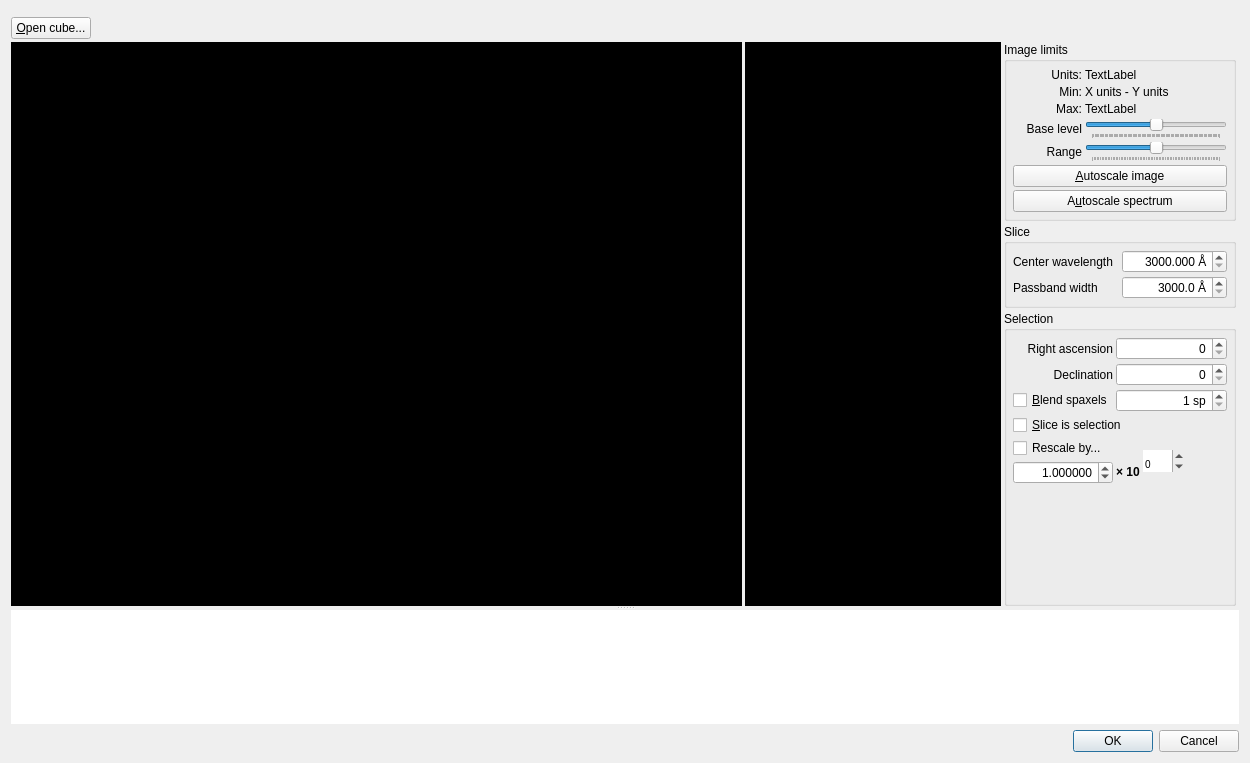
<?xml version="1.0" encoding="UTF-8"?>
<ui version="4.0">
 <class>CubeChooserDialog</class>
 <widget class="QDialog" name="CubeChooserDialog">
  <property name="windowModality">
   <enum>Qt::ApplicationModal</enum>
  </property>
  <property name="geometry">
   <rect>
    <x>0</x>
    <y>0</y>
    <width>1250</width>
    <height>763</height>
   </rect>
  </property>
  <property name="windowTitle">
   <string>Cube spectrum chooser</string>
  </property>
  <layout class="QGridLayout" name="gridLayout_3">
   <item row="2" column="1">
    <widget class="QDialogButtonBox" name="buttonBox">
     <property name="orientation">
      <enum>Qt::Horizontal</enum>
     </property>
     <property name="standardButtons">
      <set>QDialogButtonBox::Cancel|QDialogButtonBox::Ok</set>
     </property>
    </widget>
   </item>
   <item row="0" column="0">
    <widget class="QFrame" name="frame">
     <property name="sizePolicy">
      <sizepolicy hsizetype="Preferred" vsizetype="Fixed">
       <horstretch>0</horstretch>
       <verstretch>0</verstretch>
      </sizepolicy>
     </property>
     <property name="frameShape">
      <enum>QFrame::NoFrame</enum>
     </property>
     <property name="frameShadow">
      <enum>QFrame::Raised</enum>
     </property>
     <layout class="QGridLayout" name="gridLayout_5">
      <property name="leftMargin">
       <number>0</number>
      </property>
      <property name="topMargin">
       <number>0</number>
      </property>
      <property name="rightMargin">
       <number>0</number>
      </property>
      <property name="bottomMargin">
       <number>0</number>
      </property>
     </layout>
    </widget>
   </item>
   <item row="1" column="0" colspan="2">
    <widget class="QSplitter" name="splitter">
     <property name="orientation">
      <enum>Qt::Vertical</enum>
     </property>
     <widget class="QWidget" name="widget" native="true">
      <property name="sizePolicy">
       <sizepolicy hsizetype="Expanding" vsizetype="Preferred">
        <horstretch>0</horstretch>
        <verstretch>0</verstretch>
       </sizepolicy>
      </property>
      <property name="minimumSize">
       <size>
        <width>0</width>
        <height>0</height>
       </size>
      </property>
      <layout class="QGridLayout" name="gridLayout_2">
       <property name="leftMargin">
        <number>0</number>
       </property>
       <property name="topMargin">
        <number>0</number>
       </property>
       <property name="rightMargin">
        <number>0</number>
       </property>
       <property name="bottomMargin">
        <number>0</number>
       </property>
       <property name="spacing">
        <number>3</number>
       </property>
       <item row="3" column="3">
        <widget class="QGroupBox" name="groupBox_2">
         <property name="sizePolicy">
          <sizepolicy hsizetype="Fixed" vsizetype="Preferred">
           <horstretch>0</horstretch>
           <verstretch>0</verstretch>
          </sizepolicy>
         </property>
         <property name="title">
          <string>Selection</string>
         </property>
         <layout class="QGridLayout" name="gridLayout_8">
          <property name="leftMargin">
           <number>6</number>
          </property>
          <property name="topMargin">
           <number>6</number>
          </property>
          <property name="rightMargin">
           <number>6</number>
          </property>
          <property name="bottomMargin">
           <number>6</number>
          </property>
          <property name="spacing">
           <number>3</number>
          </property>
          <item row="0" column="1" colspan="3">
           <widget class="QStackedWidget" name="xStackedWidget">
            <property name="sizePolicy">
             <sizepolicy hsizetype="Preferred" vsizetype="Fixed">
              <horstretch>0</horstretch>
              <verstretch>0</verstretch>
             </sizepolicy>
            </property>
            <property name="currentIndex">
             <number>0</number>
            </property>
            <widget class="QWidget" name="page">
             <layout class="QGridLayout" name="gridLayout_9">
              <property name="leftMargin">
               <number>0</number>
              </property>
              <property name="topMargin">
               <number>0</number>
              </property>
              <property name="rightMargin">
               <number>0</number>
              </property>
              <property name="bottomMargin">
               <number>0</number>
              </property>
              <property name="spacing">
               <number>0</number>
              </property>
              <item row="0" column="0">
               <widget class="QSpinBox" name="xSpaxSpinBox">
                <property name="alignment">
                 <set>Qt::AlignRight|Qt::AlignTrailing|Qt::AlignVCenter</set>
                </property>
               </widget>
              </item>
             </layout>
            </widget>
            <widget class="QWidget" name="page_2"/>
           </widget>
          </item>
          <item row="5" column="1">
           <widget class="QLabel" name="reScale10Label">
            <property name="text">
             <string>&lt;b&gt; × 10&lt;/b&gt;</string>
            </property>
           </widget>
          </item>
          <item row="0" column="0">
           <widget class="QLabel" name="xLabel">
            <property name="text">
             <string>Right ascension</string>
            </property>
            <property name="alignment">
             <set>Qt::AlignRight|Qt::AlignTrailing|Qt::AlignVCenter</set>
            </property>
           </widget>
          </item>
          <item row="1" column="0">
           <widget class="QLabel" name="yLabel">
            <property name="text">
             <string>Declination</string>
            </property>
            <property name="alignment">
             <set>Qt::AlignRight|Qt::AlignTrailing|Qt::AlignVCenter</set>
            </property>
           </widget>
          </item>
          <item row="1" column="1" colspan="3">
           <widget class="QStackedWidget" name="yStackedWidget">
            <property name="sizePolicy">
             <sizepolicy hsizetype="Preferred" vsizetype="Fixed">
              <horstretch>0</horstretch>
              <verstretch>0</verstretch>
             </sizepolicy>
            </property>
            <property name="currentIndex">
             <number>0</number>
            </property>
            <widget class="QWidget" name="page_3">
             <layout class="QGridLayout" name="gridLayout_10">
              <property name="leftMargin">
               <number>0</number>
              </property>
              <property name="topMargin">
               <number>0</number>
              </property>
              <property name="rightMargin">
               <number>0</number>
              </property>
              <property name="bottomMargin">
               <number>0</number>
              </property>
              <property name="spacing">
               <number>0</number>
              </property>
              <item row="0" column="0">
               <widget class="QSpinBox" name="ySpaxSpinBox">
                <property name="alignment">
                 <set>Qt::AlignRight|Qt::AlignTrailing|Qt::AlignVCenter</set>
                </property>
               </widget>
              </item>
             </layout>
            </widget>
            <widget class="QWidget" name="page_4"/>
           </widget>
          </item>
          <item row="2" column="1" colspan="3">
           <widget class="QSpinBox" name="blendRadiusSpin">
            <property name="alignment">
             <set>Qt::AlignRight|Qt::AlignTrailing|Qt::AlignVCenter</set>
            </property>
            <property name="suffix">
             <string> sp</string>
            </property>
            <property name="minimum">
             <number>1</number>
            </property>
           </widget>
          </item>
          <item row="4" column="3">
           <spacer name="horizontalSpacer">
            <property name="orientation">
             <enum>Qt::Horizontal</enum>
            </property>
            <property name="sizeHint" stdset="0">
             <size>
              <width>40</width>
              <height>20</height>
             </size>
            </property>
           </spacer>
          </item>
          <item row="2" column="0">
           <widget class="QCheckBox" name="blendCheck">
            <property name="text">
             <string>&amp;Blend spaxels</string>
            </property>
           </widget>
          </item>
          <item row="5" column="0">
           <widget class="QDoubleSpinBox" name="reScaleMantissaSpin">
            <property name="alignment">
             <set>Qt::AlignRight|Qt::AlignTrailing|Qt::AlignVCenter</set>
            </property>
            <property name="decimals">
             <number>6</number>
            </property>
            <property name="minimum">
             <double>0.000001000000000</double>
            </property>
            <property name="maximum">
             <double>10.000000000000000</double>
            </property>
            <property name="value">
             <double>1.000000000000000</double>
            </property>
           </widget>
          </item>
          <item row="4" column="2" rowspan="2">
           <widget class="QSpinBox" name="reScaleExpSpin">
            <property name="styleSheet">
             <string notr="true">font-size: 10px;</string>
            </property>
            <property name="frame">
             <bool>false</bool>
            </property>
            <property name="alignment">
             <set>Qt::AlignBottom|Qt::AlignLeading|Qt::AlignLeft</set>
            </property>
            <property name="buttonSymbols">
             <enum>QAbstractSpinBox::UpDownArrows</enum>
            </property>
            <property name="minimum">
             <number>-30</number>
            </property>
            <property name="maximum">
             <number>30</number>
            </property>
           </widget>
          </item>
          <item row="6" column="0">
           <spacer name="verticalSpacer">
            <property name="orientation">
             <enum>Qt::Vertical</enum>
            </property>
            <property name="sizeHint" stdset="0">
             <size>
              <width>20</width>
              <height>40</height>
             </size>
            </property>
           </spacer>
          </item>
          <item row="4" column="0" colspan="2">
           <widget class="QCheckBox" name="reScaleCheck">
            <property name="text">
             <string>Rescale by...</string>
            </property>
           </widget>
          </item>
          <item row="3" column="0" colspan="4">
           <widget class="QCheckBox" name="sliceSelCheck">
            <property name="text">
             <string>&amp;Slice is selection</string>
            </property>
           </widget>
          </item>
         </layout>
        </widget>
       </item>
       <item row="0" column="1" colspan="4">
        <widget class="QFrame" name="frame_2">
         <property name="sizePolicy">
          <sizepolicy hsizetype="Preferred" vsizetype="Fixed">
           <horstretch>0</horstretch>
           <verstretch>0</verstretch>
          </sizepolicy>
         </property>
         <property name="frameShape">
          <enum>QFrame::NoFrame</enum>
         </property>
         <property name="frameShadow">
          <enum>QFrame::Raised</enum>
         </property>
         <layout class="QGridLayout" name="gridLayout">
          <property name="leftMargin">
           <number>0</number>
          </property>
          <property name="topMargin">
           <number>0</number>
          </property>
          <property name="rightMargin">
           <number>0</number>
          </property>
          <property name="bottomMargin">
           <number>0</number>
          </property>
          <item row="0" column="4" colspan="6">
           <widget class="QFrame" name="frame_3">
            <property name="frameShape">
             <enum>QFrame::NoFrame</enum>
            </property>
            <property name="frameShadow">
             <enum>QFrame::Raised</enum>
            </property>
            <layout class="QGridLayout" name="gridLayout_4">
             <property name="leftMargin">
              <number>0</number>
             </property>
             <property name="topMargin">
              <number>0</number>
             </property>
             <property name="rightMargin">
              <number>0</number>
             </property>
             <property name="bottomMargin">
              <number>0</number>
             </property>
             <item row="0" column="0">
              <widget class="QPushButton" name="openButton">
               <property name="text">
                <string>&amp;Open cube...</string>
               </property>
              </widget>
             </item>
             <item row="0" column="2">
              <spacer name="horizontalSpacer_2">
               <property name="orientation">
                <enum>Qt::Horizontal</enum>
               </property>
               <property name="sizeHint" stdset="0">
                <size>
                 <width>40</width>
                 <height>20</height>
                </size>
               </property>
              </spacer>
             </item>
            </layout>
           </widget>
          </item>
         </layout>
        </widget>
       </item>
       <item row="1" column="3">
        <widget class="QGroupBox" name="groupBox_3">
         <property name="sizePolicy">
          <sizepolicy hsizetype="Preferred" vsizetype="Preferred">
           <horstretch>0</horstretch>
           <verstretch>0</verstretch>
          </sizepolicy>
         </property>
         <property name="title">
          <string>Image limits</string>
         </property>
         <layout class="QGridLayout" name="gridLayout_6">
          <property name="leftMargin">
           <number>6</number>
          </property>
          <property name="topMargin">
           <number>6</number>
          </property>
          <property name="rightMargin">
           <number>6</number>
          </property>
          <property name="bottomMargin">
           <number>6</number>
          </property>
          <property name="spacing">
           <number>3</number>
          </property>
          <item row="0" column="2" colspan="2">
           <widget class="QLabel" name="unitsLabel">
            <property name="text">
             <string>TextLabel</string>
            </property>
           </widget>
          </item>
          <item row="3" column="2" colspan="2">
           <widget class="QSlider" name="baseLevelSlider">
            <property name="sizePolicy">
             <sizepolicy hsizetype="Preferred" vsizetype="Fixed">
              <horstretch>0</horstretch>
              <verstretch>0</verstretch>
             </sizepolicy>
            </property>
            <property name="minimum">
             <number>-1000</number>
            </property>
            <property name="maximum">
             <number>1000</number>
            </property>
            <property name="orientation">
             <enum>Qt::Horizontal</enum>
            </property>
            <property name="tickPosition">
             <enum>QSlider::TicksBelow</enum>
            </property>
            <property name="tickInterval">
             <number>20</number>
            </property>
           </widget>
          </item>
          <item row="4" column="2" colspan="2">
           <widget class="QSlider" name="rangeSlider">
            <property name="sizePolicy">
             <sizepolicy hsizetype="Preferred" vsizetype="Fixed">
              <horstretch>0</horstretch>
              <verstretch>0</verstretch>
             </sizepolicy>
            </property>
            <property name="minimum">
             <number>-400</number>
            </property>
            <property name="maximum">
             <number>400</number>
            </property>
            <property name="value">
             <number>0</number>
            </property>
            <property name="tracking">
             <bool>true</bool>
            </property>
            <property name="orientation">
             <enum>Qt::Horizontal</enum>
            </property>
            <property name="invertedAppearance">
             <bool>false</bool>
            </property>
            <property name="invertedControls">
             <bool>false</bool>
            </property>
            <property name="tickPosition">
             <enum>QSlider::TicksBelow</enum>
            </property>
            <property name="tickInterval">
             <number>10</number>
            </property>
           </widget>
          </item>
          <item row="4" column="1">
           <widget class="QLabel" name="rangeLabel">
            <property name="text">
             <string>Range</string>
            </property>
            <property name="alignment">
             <set>Qt::AlignRight|Qt::AlignTrailing|Qt::AlignVCenter</set>
            </property>
           </widget>
          </item>
          <item row="6" column="1" colspan="3">
           <widget class="QPushButton" name="imgAutoScaleButton">
            <property name="sizePolicy">
             <sizepolicy hsizetype="Preferred" vsizetype="Fixed">
              <horstretch>0</horstretch>
              <verstretch>0</verstretch>
             </sizepolicy>
            </property>
            <property name="text">
             <string>&amp;Autoscale image</string>
            </property>
            <property name="checkable">
             <bool>true</bool>
            </property>
           </widget>
          </item>
          <item row="0" column="1">
           <widget class="QLabel" name="nonae">
            <property name="text">
             <string>Units:</string>
            </property>
            <property name="alignment">
             <set>Qt::AlignRight|Qt::AlignTrailing|Qt::AlignVCenter</set>
            </property>
           </widget>
          </item>
          <item row="3" column="1">
           <widget class="QLabel" name="baseLevelLabel">
            <property name="text">
             <string>Base level</string>
            </property>
            <property name="alignment">
             <set>Qt::AlignRight|Qt::AlignTrailing|Qt::AlignVCenter</set>
            </property>
           </widget>
          </item>
          <item row="1" column="1">
           <widget class="QLabel" name="label_3">
            <property name="text">
             <string>Min:</string>
            </property>
            <property name="alignment">
             <set>Qt::AlignRight|Qt::AlignTrailing|Qt::AlignVCenter</set>
            </property>
           </widget>
          </item>
          <item row="2" column="1">
           <widget class="QLabel" name="label">
            <property name="text">
             <string>Max:</string>
            </property>
            <property name="alignment">
             <set>Qt::AlignRight|Qt::AlignTrailing|Qt::AlignVCenter</set>
            </property>
           </widget>
          </item>
          <item row="1" column="2" colspan="2">
           <widget class="QLabel" name="imgScaleMinLabel">
            <property name="sizePolicy">
             <sizepolicy hsizetype="Expanding" vsizetype="Preferred">
              <horstretch>0</horstretch>
              <verstretch>0</verstretch>
             </sizepolicy>
            </property>
            <property name="text">
             <string>X units - Y units</string>
            </property>
           </widget>
          </item>
          <item row="2" column="2" colspan="2">
           <widget class="QLabel" name="imgScaleMaxLabel">
            <property name="text">
             <string>TextLabel</string>
            </property>
           </widget>
          </item>
          <item row="7" column="1" colspan="3">
           <widget class="QPushButton" name="autoScaleButton">
            <property name="text">
             <string>A&amp;utoscale spectrum</string>
            </property>
            <property name="checkable">
             <bool>true</bool>
            </property>
           </widget>
          </item>
         </layout>
        </widget>
       </item>
       <item row="2" column="3">
        <widget class="QGroupBox" name="groupBox_4">
         <property name="title">
          <string>Slice</string>
         </property>
         <layout class="QGridLayout" name="gridLayout_7">
          <property name="leftMargin">
           <number>6</number>
          </property>
          <property name="topMargin">
           <number>6</number>
          </property>
          <property name="rightMargin">
           <number>6</number>
          </property>
          <property name="bottomMargin">
           <number>6</number>
          </property>
          <property name="spacing">
           <number>3</number>
          </property>
          <item row="0" column="1">
           <widget class="QLabel" name="label_7">
            <property name="text">
             <string>Center wavelength</string>
            </property>
           </widget>
          </item>
          <item row="0" column="2">
           <widget class="QDoubleSpinBox" name="centralWavelengthSpin">
            <property name="alignment">
             <set>Qt::AlignRight|Qt::AlignTrailing|Qt::AlignVCenter</set>
            </property>
            <property name="suffix">
             <string> Å</string>
            </property>
            <property name="decimals">
             <number>3</number>
            </property>
            <property name="minimum">
             <double>3000.000000000000000</double>
            </property>
            <property name="maximum">
             <double>20000.000000000000000</double>
            </property>
            <property name="singleStep">
             <double>0.001000000000000</double>
            </property>
            <property name="stepType">
             <enum>QAbstractSpinBox::DefaultStepType</enum>
            </property>
           </widget>
          </item>
          <item row="4" column="1">
           <widget class="QLabel" name="label_8">
            <property name="text">
             <string>Passband width</string>
            </property>
           </widget>
          </item>
          <item row="4" column="2">
           <widget class="QDoubleSpinBox" name="passBandWidthSpin">
            <property name="alignment">
             <set>Qt::AlignRight|Qt::AlignTrailing|Qt::AlignVCenter</set>
            </property>
            <property name="suffix">
             <string> Å</string>
            </property>
            <property name="decimals">
             <number>1</number>
            </property>
            <property name="minimum">
             <double>3000.000000000000000</double>
            </property>
            <property name="maximum">
             <double>100000.000000000000000</double>
            </property>
            <property name="stepType">
             <enum>QAbstractSpinBox::DefaultStepType</enum>
            </property>
           </widget>
          </item>
         </layout>
        </widget>
       </item>
       <item row="1" column="2" rowspan="3">
        <widget class="QStackedWidget" name="detailStackedWidget">
         <property name="sizePolicy">
          <sizepolicy hsizetype="Fixed" vsizetype="Expanding">
           <horstretch>0</horstretch>
           <verstretch>0</verstretch>
          </sizepolicy>
         </property>
         <property name="minimumSize">
          <size>
           <width>256</width>
           <height>256</height>
          </size>
         </property>
         <property name="styleSheet">
          <string notr="true">background-color: black</string>
         </property>
         <widget class="QWidget" name="detailStackedWidgetPage1" native="true">
          <property name="sizePolicy">
           <sizepolicy hsizetype="Preferred" vsizetype="Fixed">
            <horstretch>0</horstretch>
            <verstretch>0</verstretch>
           </sizepolicy>
          </property>
         </widget>
        </widget>
       </item>
       <item row="1" column="1" rowspan="3">
        <widget class="QStackedWidget" name="previewStackedWidget">
         <property name="sizePolicy">
          <sizepolicy hsizetype="Expanding" vsizetype="Expanding">
           <horstretch>0</horstretch>
           <verstretch>0</verstretch>
          </sizepolicy>
         </property>
         <property name="minimumSize">
          <size>
           <width>700</width>
           <height>256</height>
          </size>
         </property>
         <property name="styleSheet">
          <string notr="true">background-color: black</string>
         </property>
         <widget class="QWidget" name="previewStackedWidgetPage1" native="true"/>
        </widget>
       </item>
      </layout>
     </widget>
     <widget class="QWidget" name="spectrumWidget" native="true">
      <property name="sizePolicy">
       <sizepolicy hsizetype="Expanding" vsizetype="Expanding">
        <horstretch>0</horstretch>
        <verstretch>0</verstretch>
       </sizepolicy>
      </property>
      <property name="minimumSize">
       <size>
        <width>100</width>
        <height>100</height>
       </size>
      </property>
      <property name="styleSheet">
       <string notr="true">background-color: white;</string>
      </property>
     </widget>
    </widget>
   </item>
  </layout>
 </widget>
 <resources/>
 <connections>
  <connection>
   <sender>buttonBox</sender>
   <signal>accepted()</signal>
   <receiver>CubeChooserDialog</receiver>
   <slot>accept()</slot>
   <hints>
    <hint type="sourcelabel">
     <x>248</x>
     <y>254</y>
    </hint>
    <hint type="destinationlabel">
     <x>157</x>
     <y>274</y>
    </hint>
   </hints>
  </connection>
  <connection>
   <sender>buttonBox</sender>
   <signal>rejected()</signal>
   <receiver>CubeChooserDialog</receiver>
   <slot>reject()</slot>
   <hints>
    <hint type="sourcelabel">
     <x>316</x>
     <y>260</y>
    </hint>
    <hint type="destinationlabel">
     <x>286</x>
     <y>274</y>
    </hint>
   </hints>
  </connection>
 </connections>
</ui>
